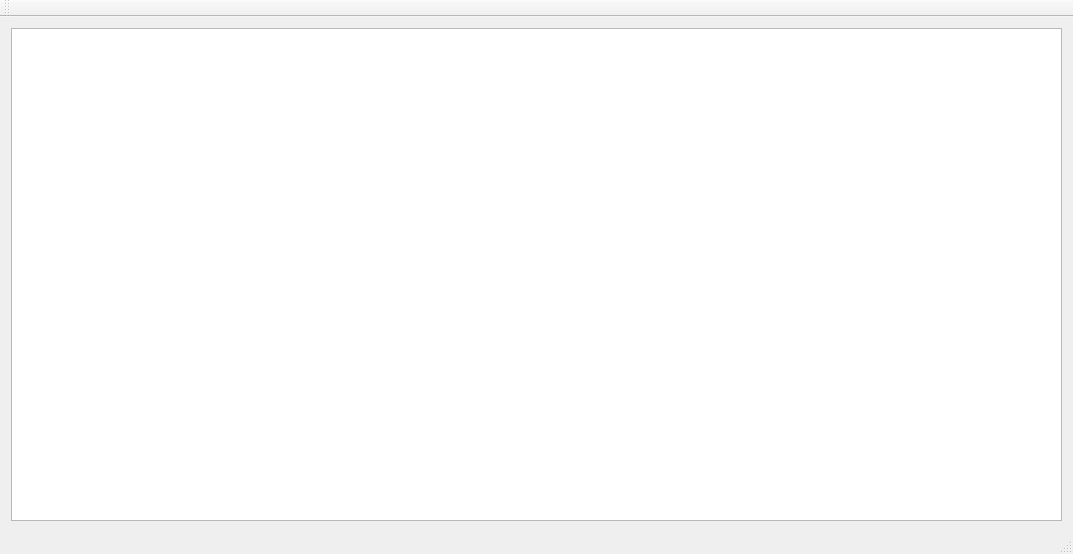
<?xml version="1.0" encoding="UTF-8"?>
<ui version="4.0">
 <class>PromerelClass</class>
 <widget class="QMainWindow" name="PromerelClass">
  <property name="geometry">
   <rect>
    <x>0</x>
    <y>0</y>
    <width>1073</width>
    <height>554</height>
   </rect>
  </property>
  <property name="windowTitle">
   <string>Promerel</string>
  </property>
  <widget class="QWidget" name="centralWidget">
   <layout class="QGridLayout" name="gridLayout">
    <item row="0" column="0">
     <layout class="QVBoxLayout" name="verticalLayout">
      <item>
       <widget class="QGraphicsView" name="graphicsView"/>
      </item>
     </layout>
    </item>
   </layout>
  </widget>
  <widget class="QMenuBar" name="menuBar">
   <property name="geometry">
    <rect>
     <x>0</x>
     <y>0</y>
     <width>1073</width>
     <height>21</height>
    </rect>
   </property>
  </widget>
  <widget class="QToolBar" name="mainToolBar">
   <attribute name="toolBarArea">
    <enum>TopToolBarArea</enum>
   </attribute>
   <attribute name="toolBarBreak">
    <bool>false</bool>
   </attribute>
  </widget>
  <widget class="QStatusBar" name="statusBar"/>
 </widget>
 <layoutdefault spacing="6" margin="11"/>
 <resources>
  <include location="Promerel.qrc"/>
 </resources>
 <connections/>
</ui>
